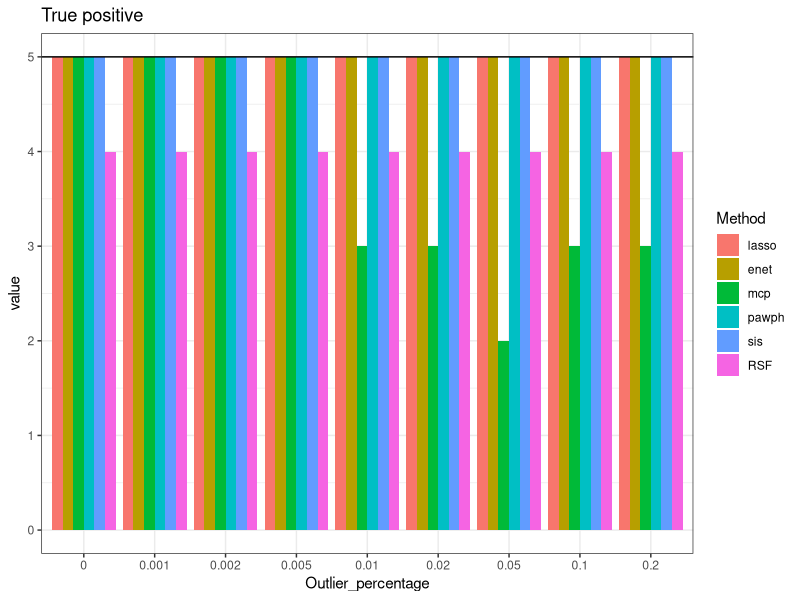

The R script that drew this image:

# results are read from saved results RData files, here, to plot our figure 3.

library(ggplot2)
Outlier_percentage=as.character(rep(c(0,0.001,0.002,0.005,0.01,0.02,0.05,0.1,0.2),each=6))
Method=factor(rep(c("lasso","enet","mcp","pawph","sis","RSF"),9),levels=c("lasso","enet","mcp","pawph","sis","RSF"))
value=c(6,6,5,5,7,7,6,6,5,5,7,7,6,6,5,5,7,7,6,6,5,5,7,7,6,6,4,5,7,7,6,6,3,5,7,7,5,5,3,5,7,7,5,5,3,5,7,7,5,5,3,4,6,7)
highdim_param1_tp_all_long=cbind.data.frame(Outlier_percentage,Method,value)

tpgg=ggplot(data = highdim_param1_tp_all_long,
            aes(x = Outlier_percentage,y = value,fill=Method)) +geom_bar(stat= "identity",position="dodge")+theme_bw()+
  ggtitle("True positive")+geom_hline(yintercept=7,color="black")
name="scenario1_revision"
#ggsave(tpgg,file=paste(name,"tp_plot.pdf",sep = "_"),height=5,width=10)



Outlier_percentage=as.character(rep(c(0,0.001,0.002,0.005,0.01,0.02,0.05,0.1,0.2),each=6))
Method=factor(rep(c("lasso","enet","mcp","pawph","sis","RSF"),9),levels=c("lasso","enet","mcp","pawph","sis","RSF"))
value=c(5,5,5,5,5,4,5,5,5,5,5,4,5,5,5,5,5,4,5,5,5,5,5,4,5,5,3,5,5,4,5,5,3,5,5,4,5,5,2,5,5,4,5,5,3,5,5,4,5,5,3,5,5,4)
highdim_param1_tp_all_long=cbind.data.frame(Outlier_percentage,Method,value)

tpgg=ggplot(data = highdim_param1_tp_all_long,
            aes(x = Outlier_percentage,y = value,fill=Method)) +geom_bar(stat= "identity",position="dodge")+theme_bw()+
  ggtitle("True positive")+geom_hline(yintercept=5,color="black")
name="scenario2_revision"
#ggsave(tpgg,file=paste(name,"tp_plot.pdf",sep = "_"),height=5,width=10)


